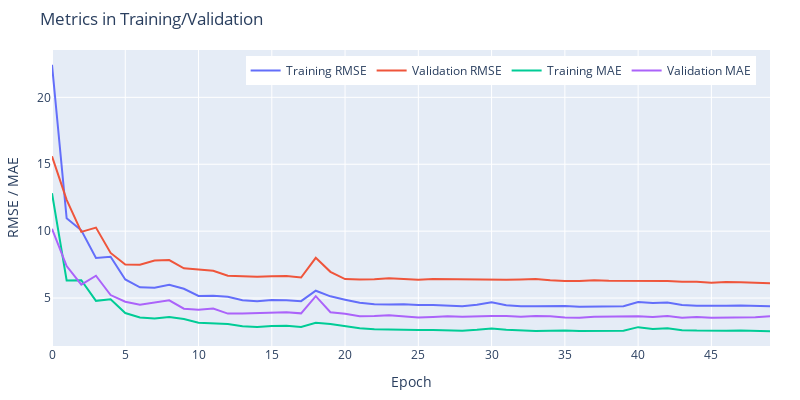

This figure's notebook cell:
### Code cell
plotMetrics(train_history.history["root_mean_squared_error"], train_history.history["val_root_mean_squared_error"], train_history.history["mean_absolute_error"], train_history.history["val_mean_absolute_error"])

### Figure 1 — Plotly figure (JSON) as saved in the notebook; plotly's stock layout.template omitted (floating-point values rounded to 4 significant figures; data arrays with more than 128 entries replaced by an {"elided": "..."} marker saying what was removed)
{"data": [{"mode": "lines", "name": "Training RMSE", "type": "scatter", "x": [0, 1, 2, 3, 4, 5, 6, 7, 8, 9, 10, 11, 12, 13, 14, 15, 16, 17, 18, 19, 20, 21, 22, 23, 24, 25, 26, 27, 28, 29, 30, 31, 32, 33, 34, 35, 36, 37, 38, 39, 40, 41, 42, 43, 44, 45, 46, 47, 48, 49], "y": {"elided": "200 float values"}}, {"mode": "lines", "name": "Validation RMSE", "type": "scatter", "x": [0, 1, 2, 3, 4, 5, 6, 7, 8, 9, 10, 11, 12, 13, 14, 15, 16, 17, 18, 19, 20, 21, 22, 23, 24, 25, 26, 27, 28, 29, 30, 31, 32, 33, 34, 35, 36, 37, 38, 39, 40, 41, 42, 43, 44, 45, 46, 47, 48, 49], "y": {"elided": "200 float values"}}, {"mode": "lines", "name": "Training MAE", "type": "scatter", "x": [0, 1, 2, 3, 4, 5, 6, 7, 8, 9, 10, 11, 12, 13, 14, 15, 16, 17, 18, 19, 20, 21, 22, 23, 24, 25, 26, 27, 28, 29, 30, 31, 32, 33, 34, 35, 36, 37, 38, 39, 40, 41, 42, 43, 44, 45, 46, 47, 48, 49], "y": {"elided": "200 float values"}}, {"mode": "lines", "name": "Validation MAE", "type": "scatter", "x": [0, 1, 2, 3, 4, 5, 6, 7, 8, 9, 10, 11, 12, 13, 14, 15, 16, 17, 18, 19, 20, 21, 22, 23, 24, 25, 26, 27, 28, 29, 30, 31, 32, 33, 34, 35, 36, 37, 38, 39, 40, 41, 42, 43, 44, 45, 46, 47, 48, 49], "y": {"elided": "200 float values"}}], "layout": {"height": 400, "legend": {"orientation": "h", "x": 0.98, "xanchor": "right", "y": 0.98, "yanchor": "top"}, "margin": {"b": 30, "l": 40, "r": 30, "t": 50}, "title": {"text": "Metrics in Training/Validation"}, "width": 800, "xaxis": {"title": {"text": "Epoch"}}, "yaxis": {"title": {"text": "RMSE / MAE"}}}}
